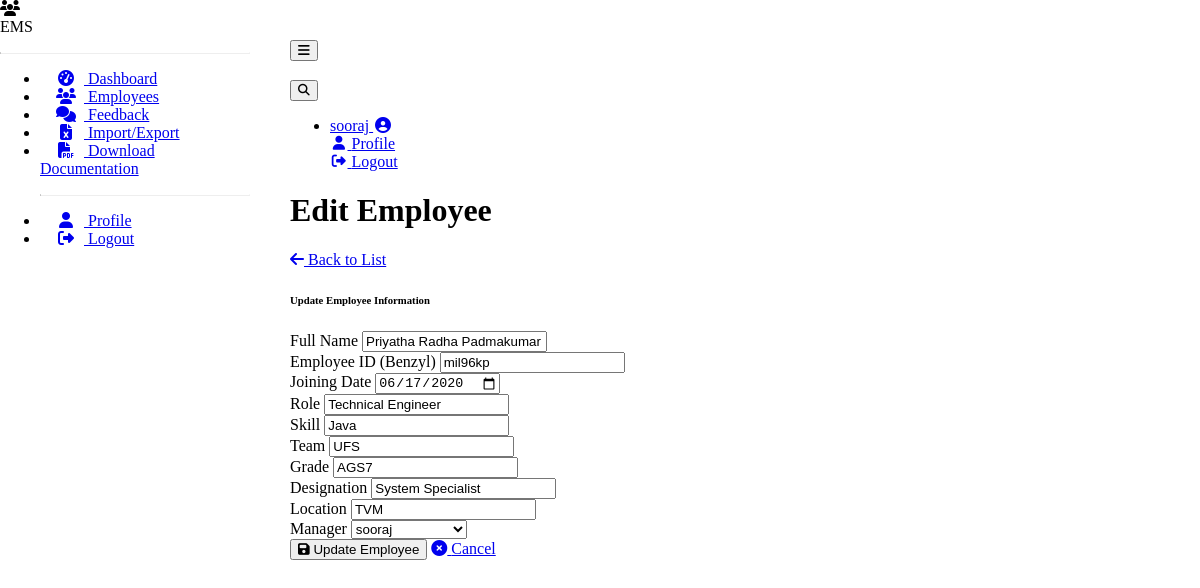
Screenshot of /employees/1/edit (signed in) with the database file from the repository.
### models.py (models this page shows, shortened)
class User(UserMixin, db.Model):
    __tablename__ = 'users'
    id = db.Column(db.Integer, primary_key=True)
    username = db.Column(db.String(64), unique=True, nullable=False)
    email = db.Column(db.String(120), unique=True, nullable=False)
    password_hash = db.Column(db.String(256), nullable=False)
    is_manager = db.Column(db.Boolean, default=False)
    employees_managed = db.relationship('Employee', backref='manager_user', lazy='dynamic',
                                        foreign_keys='Employee.manager_id')

class Employee(db.Model):
    __tablename__ = 'employees'
    id = db.Column(db.Integer, primary_key=True)
    full_name = db.Column(db.String(100), nullable=False)
    joining_date = db.Column(db.Date, nullable=False)
    benzyl = db.Column(db.String(50), unique=True, nullable=False)  # Employee ID or username
    role = db.Column(db.String(100), nullable=False)
    skill = db.Column(db.String(100), nullable=False)
    team = db.Column(db.String(100), nullable=False)
    grade = db.Column(db.String(20), nullable=False)
    designation = db.Column(db.String(100), nullable=False)
    location = db.Column(db.String(100), nullable=False)
    user_id = db.Column(db.Integer, db.ForeignKey('users.id'), nullable=True)
    user = db.relationship('User', foreign_keys=[user_id])
    manager_id = db.Column(db.Integer, db.ForeignKey('users.id'), nullable=True)
    feedback_received = db.relationship('Feedback', backref='employee', lazy='dynamic',
                                        foreign_keys='Feedback.employee_id')

### employee.py (the view, shortened to what this page needs)
@employee_bp.route('/employees/<int:employee_id>/edit', methods=['GET', 'POST'])
@login_required
@require_manager
def edit_employee(employee_id):
    employee = Employee.query.get_or_404(employee_id)
    managers = User.query.filter_by(is_manager=True).all()
    return render_template('employee_form.html',
                           employee=employee,
                           managers=managers,
                           action='edit')

### app.py (called while the page is built)
@login_manager.user_loader
def load_user(user_id):
    from models import User  # Import here to avoid circular imports
    return User.query.get(int(user_id))

### utils.py (called while the page is built)
def require_manager(f):
    @wraps(f)
    def decorated_function(*args, **kwargs):
        if not current_user.is_manager:
            flash('This action requires manager privileges', 'danger')
            return redirect(url_for('employee.dashboard'))
        return f(*args, **kwargs)
    return decorated_function

### templates/employee_form.html (shortened to what this page needs)
{% extends "base.html" %}
{% block content %}
<div class="container-fluid">
    <div class="d-flex justify-content-between align-items-center mb-4">
        <h1 class="h3 text-gray-800">
            {% if action == 'create' %}
            Add New Employee
            {% else %}
            Edit Employee
            {% endif %}
        </h1>
        <a href="{{ url_for('employee.employee_list') }}" class="btn btn-secondary">
            <i class="fas fa-arrow-left mr-1"></i> Back to List
        </a>
    </div>
    <div class="row">
        <div class="col-lg-12">
            <div class="card shadow mb-4">
                <div class="card-header py-3">
                    <h6 class="m-0 font-weight-bold text-primary">
                        {% if action == 'create' %}
                        Employee Information
                        {% else %}
                        Update Employee Information
                        {% endif %}
                    </h6>
                </div>
                <div class="card-body">
                    <form method="POST" action="{% if action == 'create' %}{{ url_for('employee.create_employee') }}{% else %}{{ url_for('employee.edit_employee', employee_id=employee.id) }}{% endif %}">
                        <div class="row">
                            <div class="col-md-6 mb-3">
                                <label for="full_name" class="form-label">Full Name</label>
                                <input type="text" class="form-control" id="full_name" name="full_name"
                                       value="{{ employee.full_name if employee else '' }}" required>
                            </div>
                            <div class="col-md-6 mb-3">
                                <label for="benzyl" class="form-label">Employee ID (Benzyl)</label>
                                <input type="text" class="form-control" id="benzyl" name="benzyl"
                                       value="{{ employee.benzyl if employee else '' }}" required>
                            </div>
                        </div>
                        <div class="row">
                            <div class="col-md-6 mb-3">
                                <label for="joining_date" class="form-label">Joining Date</label>
                                <input type="date" class="form-control" id="joining_date" name="joining_date"
                                       value="{{ employee.joining_date if employee else '' }}" required>
                            </div>
                            <div class="col-md-6 mb-3">
                                <label for="role" class="form-label">Role</label>
                                <input type="text" class="form-control" id="role" name="role"
                                       value="{{ employee.role if employee else '' }}" required>
                            </div>
                        </div>
                        <div class="row">
                            <div class="col-md-6 mb-3">
                                <label for="skill" class="form-label">Skill</label>
                                <input type="text" class="form-control" id="skill" name="skill"
                                       value="{{ employee.skill if employee else '' }}" required>
                            </div>
                            <div class="col-md-6 mb-3">
                                <label for="team" class="form-label">Team</label>
                                <input type="text" class="form-control" id="team" name="team"
                                       value="{{ employee.team if employee else '' }}" required>
                            </div>
                        </div>
                        <div class="row">
                            <div class="col-md-6 mb-3">
                                <label for="grade" class="form-label">Grade</label>
                                <input type="text" class="form-control" id="grade" name="grade"
                                       value="{{ employee.grade if employee else '' }}" required>
                            </div>
                            <div class="col-md-6 mb-3">
                                <label for="designation" class="form-label">Designation</label>
                                <input type="text" class="form-control" id="designation" name="designation"
                                       value="{{ employee.designation if employee else '' }}" required>
                            </div>
                        </div>
                        <div class="row">
                            <div class="col-md-6 mb-3">
                                <label for="location" class="form-label">Location</label>
                                <input type="text" class="form-control" id="location" name="location"
                                       value="{{ employee.location if employee else '' }}" required>
                            </div>
                            <div class="col-md-6 mb-3">
                                <label for="manager_id" class="form-label">Manager</label>
                                <select class="form-select" id="manager_id" name="manager_id">
                                    {% for manager in managers %}
                                    <option value="{{ manager.id }}"
                                            {% if employee and employee.manager_id == manager.id %}selected{% endif %}
                                            {% if not employee and manager.id == current_user.id %}selected{% endif %}>
                                        {{ manager.username }}
                                    </option>
                                    {% endfor %}
                                </select>
                            </div>
                        </div>
                        <div class="mt-4">
                            <button type="submit" class="btn btn-primary">
                                {% if action == 'create' %}
                                <i class="fas fa-plus-circle mr-1"></i> Create Employee
                                {% else %}
                                <i class="fas fa-save mr-1"></i> Update Employee
                                {% endif %}
                            </button>
                            <a href="{{ url_for('employee.employee_list') }}" class="btn btn-secondary">
                                <i class="fas fa-times-circle mr-1"></i> Cancel
                            </a>
                        </div>
                    </form>
                </div>
            </div>
        </div>
    </div>
</div>
{% endblock %}

### templates/base.html (shortened to what this page needs)
<!DOCTYPE html>
<html lang="en" data-bs-theme="dark">
<head>
    <link rel="stylesheet" href="https://cdn.replit.com/agent/bootstrap-agent-dark-theme.min.css">
    <link rel="stylesheet" href="https://cdnjs.cloudflare.com/ajax/libs/font-awesome/6.4.0/css/all.min.css">
    <link rel="stylesheet" href="https://cdn.datatables.net/1.13.4/css/dataTables.bootstrap5.min.css">
    <link rel="stylesheet" href="https://cdn.datatables.net/buttons/2.3.6/css/buttons.bootstrap5.min.css">
    <link rel="stylesheet" href="{{ url_for('static', filename='css/custom.css') }}">
</head>
<body>
    {% if current_user.is_authenticated %}
    <div class="sidebar bg-dark">
        <div class="sidebar-brand d-flex align-items-center justify-content-center p-3">
            <div class="sidebar-brand-icon">
                <i class="fas fa-users"></i>
            </div>
            <div class="sidebar-brand-text mx-3">EMS</div>
        </div>
        <hr class="sidebar-divider">
        <ul class="nav flex-column">
            <li class="nav-item">
                <a class="nav-link {% if request.endpoint and request.endpoint == 'employee.dashboard' %}active{% endif %}"
                   href="{{ url_for('employee.dashboard') }}">
                    <i class="fas fa-fw fa-tachometer-alt"></i>
                    <span>Dashboard</span>
                </a>
            </li>
            <li class="nav-item">
                <a class="nav-link {% if request.endpoint and 'employee_list' in request.endpoint %}active{% endif %}"
                   href="{{ url_for('employee.employee_list') }}">
                    <i class="fas fa-fw fa-users"></i>
                    <span>Employees</span>
                </a>
            </li>
            <li class="nav-item">
                <a class="nav-link {% if request.endpoint and 'feedback' in request.endpoint %}active{% endif %}"
                   href="{{ url_for('feedback.feedback_list') }}">
                    <i class="fas fa-fw fa-comments"></i>
                    <span>Feedback</span>
                </a>
            </li>
            {% if current_user.is_manager %}
            <li class="nav-item">
                <a class="nav-link {% if request.endpoint and 'import_export' in request.endpoint %}active{% endif %}"
                   href="{{ url_for('employee.import_export') }}">
                    <i class="fas fa-fw fa-file-excel"></i>
                    <span>Import/Export</span>
                </a>
            </li>
            <li class="nav-item">
                <a class="nav-link" href="{{ url_for('docs.generate_and_download_docs') }}">
                    <i class="fas fa-fw fa-file-pdf"></i>
                    <span>Download Documentation</span>
                </a>
            </li>
            {% endif %}
            <hr class="sidebar-divider">
            <li class="nav-item">
                <a class="nav-link" href="{{ url_for('auth.profile') }}">
                    <i class="fas fa-fw fa-user"></i>
                    <span>Profile</span>
                </a>
            </li>
            <li class="nav-item">
                <a class="nav-link" href="{{ url_for('auth.logout') }}">
                    <i class="fas fa-fw fa-sign-out-alt"></i>
                    <span>Logout</span>
                </a>
            </li>
        </ul>
    </div>
    {% endif %}
    <div class="content-wrapper {% if not current_user.is_authenticated %}ml-0{% endif %}">
        {% if current_user.is_authenticated %}
        <nav class="navbar navbar-expand navbar-dark bg-dark mb-4">
            <button id="sidebarToggle" class="btn btn-link d-md-none rounded-circle mr-3">
                <i class="fa fa-bars"></i>
            </button>
            <div class="d-md-inline-block ms-auto form-inline mr-0 navbar-search">
                <div class="input-group">
                    <input type="text" id="searchInput" class="form-control bg-light border small"
                           placeholder="Search..." aria-label="Search">
                    <div class="input-group-append">
                        <button class="btn btn-primary" type="button">
                        </button>
                    </div>
                </div>
            </div>
            <ul class="navbar-nav ml-auto ml-md-0">
                <li class="nav-item dropdown no-arrow">
                    <a class="nav-link dropdown-toggle" href="#" id="userDropdown" role="button"
                       data-bs-toggle="dropdown" aria-haspopup="true" aria-expanded="false">
                        <span class="mr-2 d-none d-lg-inline text-gray-600 small">{{ current_user.username }}</span>
                        <i class="fas fa-user-circle fa-fw"></i>
                    </a>
                    <div class="dropdown-menu dropdown-menu-right shadow animated--grow-in"
                         aria-labelledby="userDropdown">
                        <a class="dropdown-item" href="{{ url_for('auth.profile') }}">
                            <i class="fas fa-user fa-sm fa-fw mr-2 text-gray-400"></i>
                            Profile
                        </a>
                        <a class="dropdown-item" href="{{ url_for('auth.logout') }}">
                            <i class="fas fa-sign-out-alt fa-sm fa-fw mr-2 text-gray-400"></i>
                            Logout
                        </a>
                    </div>
                </li>
            </ul>
        </nav>
        {% endif %}
        <div class="container-fluid">
            {% block content %}{% endblock %}
        </div>
    </div>
</body>
</html>

### static/css/custom.css (style rules this page uses)
:root { --sidebar-width: 250px; }
.sidebar { width: var(--sidebar-width); height: 100vh; position: fixed; left: 0; top: 0; z-index: 100; transition: all 0.3s; overflow-y: auto; }
.sidebar .nav-item .nav-link { padding: 0.75rem 1rem; width: 100%; }
.sidebar .nav-item .nav-link i { margin-right: 0.5rem; }
.sidebar-divider { margin: 1rem 0; border-top: 1px solid rgba(255, 255, 255, 0.15); }
.content-wrapper { margin-left: var(--sidebar-width); padding: 2rem; min-height: 100vh; transition: all 0.3s; }
.navbar-search { margin-right: 1rem; }
.navbar-search .input-group { width: 300px; }
.navbar-search .form-control { border: 1px solid rgba(255, 255, 255, 0.2) !important; background-color: rgba(255, 255, 255, 0.1) !important; color: white !important; }
.navbar-search .form-control::placeholder { color: rgba(255, 255, 255, 0.6) !important; }

### rows the page displays
User: username "sooraj"
Employee: full_name "Priyatha Radha Padmakumar", benzyl "mil96kp", joining_date "06/17/2020", role "Technical Engineer", skill "Java", team "UFS", grade "AGS7", designation "System Specialist", location "TVM", manager_id "sooraj"
